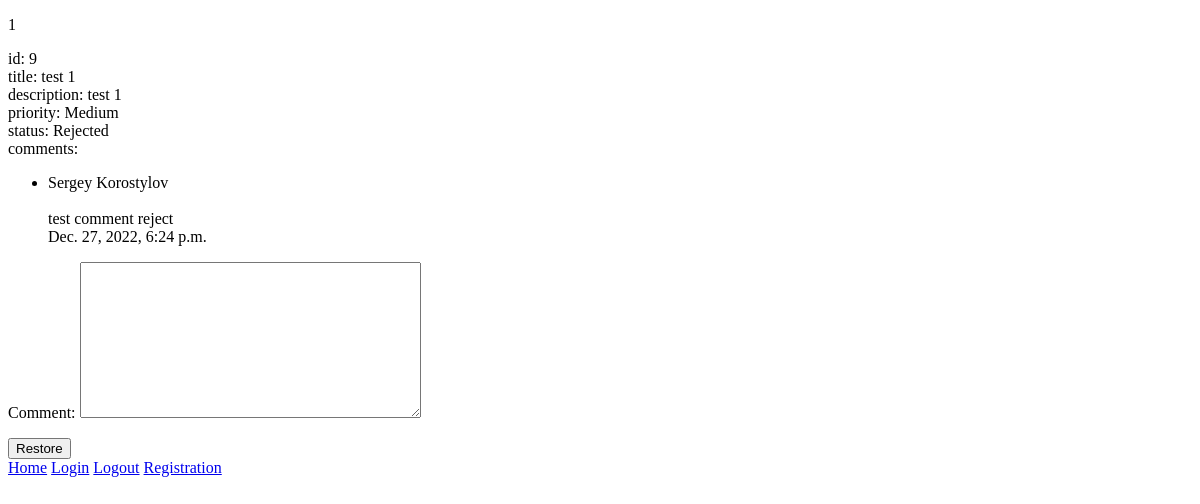
Page /ticket/9/ (signed in) on the earlier database version.
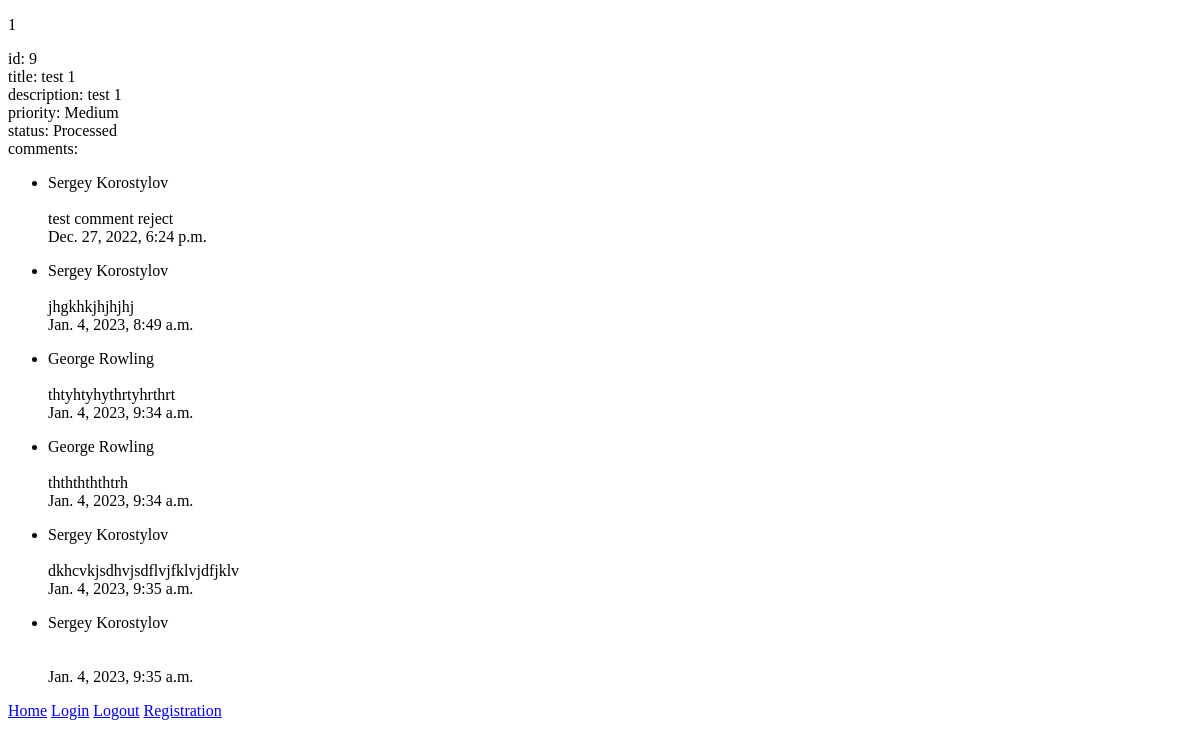
Same page on the later database version.
### helpdesk/models.py (models this page shows, shortened)
class Ticket(models.Model):
    HIGH_PRIORITY = 1
    MEDIUM_PRIORITY = 2
    LOW_PRIORITY = 3
    PRIORITY_CHOICES = [
        (HIGH_PRIORITY, 'High'),
        (MEDIUM_PRIORITY, 'Medium'),
        (LOW_PRIORITY, 'Low'),
    ]
    ACTIVE_STATUS = 1
    PROCESSED_STATUS = 2
    REJECTED_STATUS = 3
    RESTORED_STATUS = 4
    COMPLETED_STATUS = 5
    STATUS_CHOICES = [
        (ACTIVE_STATUS, 'Active'),
        (PROCESSED_STATUS, 'Processed'),
        (REJECTED_STATUS, 'Rejected'),
        (RESTORED_STATUS, 'Restored'),
        (COMPLETED_STATUS, 'Completed'),
    ]
    user = models.ForeignKey(CustomUser, related_name='tickets', on_delete=models.CASCADE)
    title = models.CharField(max_length=100)
    description = models.TextField()
    priority = models.PositiveSmallIntegerField(choices=PRIORITY_CHOICES, default=MEDIUM_PRIORITY)
    status = models.PositiveSmallIntegerField(choices=STATUS_CHOICES, default=ACTIVE_STATUS)
    created = models.DateTimeField(auto_now_add=True)
    class Meta:
        ordering = ['created']
        verbose_name = 'ticket'
        verbose_name_plural = 'tickets'

class Comment(models.Model):
    DISCUSSION_TOPIC = 1
    REJECT_TOPIC = 2
    RESTORE_TOPIC = 3
    TOPIC_CHOICES = [
        (DISCUSSION_TOPIC, 'Discussion'),
        (REJECT_TOPIC, 'Reject'),
        (RESTORE_TOPIC, 'Restore'),
    ]
    author = models.ForeignKey(CustomUser, related_name='comments', on_delete=models.CASCADE)
    ticket = models.ForeignKey(Ticket, related_name='comments', on_delete=models.CASCADE)
    topic = models.PositiveSmallIntegerField(choices=TOPIC_CHOICES, default=DISCUSSION_TOPIC)
    body = models.TextField()
    created = models.DateTimeField(auto_now_add=True)
    class Meta:
        ordering = ['ticket', 'created']
        verbose_name = 'comment'
        verbose_name_plural = 'comments'
    def __str__(self):
        return self.body

class CustomUser(AbstractUser):
    first_name = models.CharField('first name', max_length=150)
    last_name = models.CharField('last name', max_length=150)
    email = models.EmailField(unique=True)
    REQUIRED_FIELDS = ['first_name', 'last_name', 'email']

### helpdesk/views.py (the view, shortened to what this page needs)
# urls.py: path('ticket/<int:pk>/', TicketDetailView.as_view(), name='detail_ticket'),
class TicketDetailView(LoginRequiredMixin, DetailView):
    model = Ticket
    template_name = 'helpdesk/ticket_detail.html'
    comment_form = CommentCreateForm
    accept_form = ChangeTicketStatusForm(initial={'status': Ticket.PROCESSED_STATUS})
    reject_form = ChangeTicketStatusForm(initial={'status': Ticket.REJECTED_STATUS})
    complete_form = ChangeTicketStatusForm(initial={'status': Ticket.COMPLETED_STATUS})
    restore_form = ChangeTicketStatusForm(initial={'status': Ticket.RESTORED_STATUS})
    def get_context_data(self, **kwargs):
        context = super().get_context_data(**kwargs)
        ticket_status = self.object.status
        user_is_admin = self.request.user.is_staff
        if ticket_status == Ticket.ACTIVE_STATUS:
            context['comment_form'] = self.comment_form
        if ticket_status == Ticket.PROCESSED_STATUS and user_is_admin:
            self.complete_form.fields['comment'].widget = forms.HiddenInput()
            context['complete_form'] = self.complete_form
        if ticket_status == Ticket.REJECTED_STATUS and not user_is_admin:
            context['restore_form'] = self.restore_form
        return context

### helpdesk/templates/helpdesk/ticket_detail.html (shortened to what this page needs)
{% extends 'helpdesk/base.html' %}
{% block content %}
    id: {{ ticket.id }}
    <br>
    title: {{ ticket.title }}
    <br>
    description: {{ ticket.description }}
    <br>
    priority: {{ ticket.get_priority_display }}
    <br>
    status: {{ ticket.get_status_display }}
    <br>
    comments:
    {% for comment in ticket.comments.all%}
        <ul>
            <li>{{ comment.author.get_full_name }}</li>
        <br>
        {{ comment }}
        <br>
        {{ comment.created }}
        </ul>
    {% endfor %}
    {% if restore_form %}
    <form action="{% url 'change_status' ticket.id %}" method="post">
        {{ restore_form.as_p }}
        <button type="submit" ><span>Restore</span></button>
    </form>
    {% endif %}
{% endblock %}

### helpdesk/templates/helpdesk/base.html (shortened to what this page needs)
<!DOCTYPE html>
<html lang="en">
<head>
</head>
<body>
    {% for message in messages %}
        <p>{{ message }}</p>
    {% endfor %}
    <div class="main">
        {% block content %}
        {% endblock %}
    </div>
    <a href="{% url 'home' %}">Home</a>
    <a href="{% url 'login' %}">Login</a>
    <a href="{% url 'logout' %}">Logout</a>
    <a href="{% url 'register' %}">Registration</a>
</body>
</html>

Differences in the rows shown:
changed Ticket "test 1": status "Rejected" → "Processed"
added Comment: author.get_full_name "Sergey Korostylov", body "jhgkhkjhjhjhj", created "Jan. 4, 2023, 8:49 a.m."
added Comment: author.get_full_name "George Rowling", body "thtyhtyhythrtyhrthrt", created "Jan. 4, 2023, 9:34 a.m."
added Comment: author.get_full_name "George Rowling", body "thththththtrh", created "Jan. 4, 2023, 9:34 a.m."
added Comment: author.get_full_name "Sergey Korostylov", body "dkhcvkjsdhvjsdflvjfklvjdfjklv", created "Jan. 4, 2023, 9:35 a.m."
added Comment: author.get_full_name "Sergey Korostylov", created "Jan. 4, 2023, 9:35 a.m."
Other differences:
text no longer shown: "Comment: Restore"
